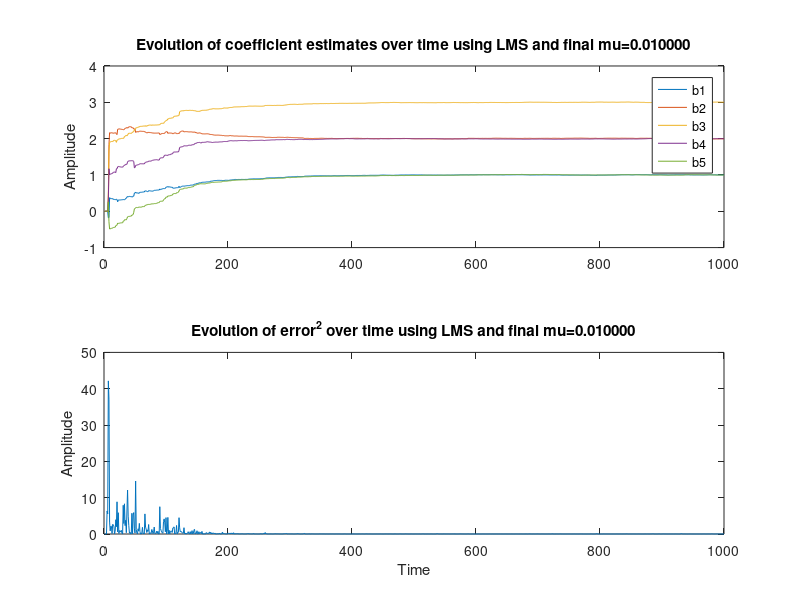

Reproduce this figure in MATLAB.
clear;clc;
N_w = 5;
N=1000;
x = randn(N,1);
b = [1 2 3 2 1];
a=1;
y = filter(b,a,x);
n = 0.1.*randn(N,1);
z=n+y;
mu = 0.001;
w=zeros(N,N_w);
%inputs x,z,mu,N_w

%% function start
%[wp1 e w]
% function [w e] = lms_cust(x,z,mu,N_w)
N=length(x);
w=zeros(N,N_w);
y_h = zeros(N-N_w,1);
for i=N_w:N
y_h(i)=w(i,:)*x((i-N_w+1):i);
e(i) = z(i) - y_h(i);
w(i+1,:) = w(i,:) +mu*e(i)*x((i-N_w+1):i)'; 
% mu=min(0.006*exp(e(i)*1.1513)-0.001,0.2);
mu=min(max(0.055*e(i)-0.0733,0.01),0.2);
end
w = w(2:N+1,:);
% end

%% plots data
figure(1);
subplot(2,1,1)
plot(w);
str = sprintf('Evolution of coefficient estimates over time using LMS and final mu=%f',mu);
title(str);
legend('b1','b2','b3','b4','b5')
ylabel('Amplitude')
subplot(2,1,2)
plot(e.*e)
str = sprintf('Evolution of error^2 over time using LMS and final mu=%f',mu);
title(str);
ylabel('Amplitude')
xlabel('Time')
